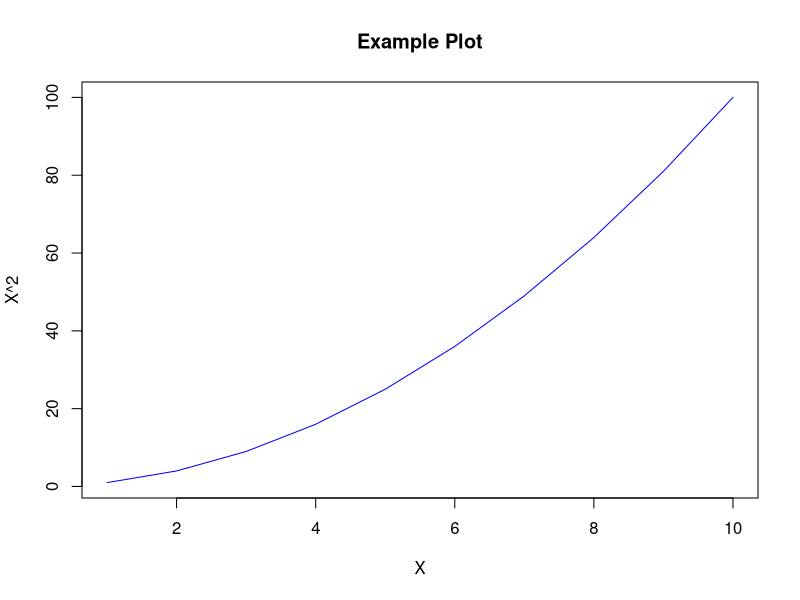

This chart was generated by the following R code:
## ---- chunk 1
# Create a vector of numbers
x <- 1:10

# Print the vector
print(x)
## ---- chunk 2
# Create a plot
plot(x, x^2, type = "l", col = "blue", main = "Example Plot", xlab = "X", ylab = "X^2")
## ---- chunk 3
# Create a simple data frame
df <- data.frame(
  Name = c("Alice", "Bob", "Charlie"),
  Age = c(30, 25, 35)
)

# Print the data frame
print(df)
